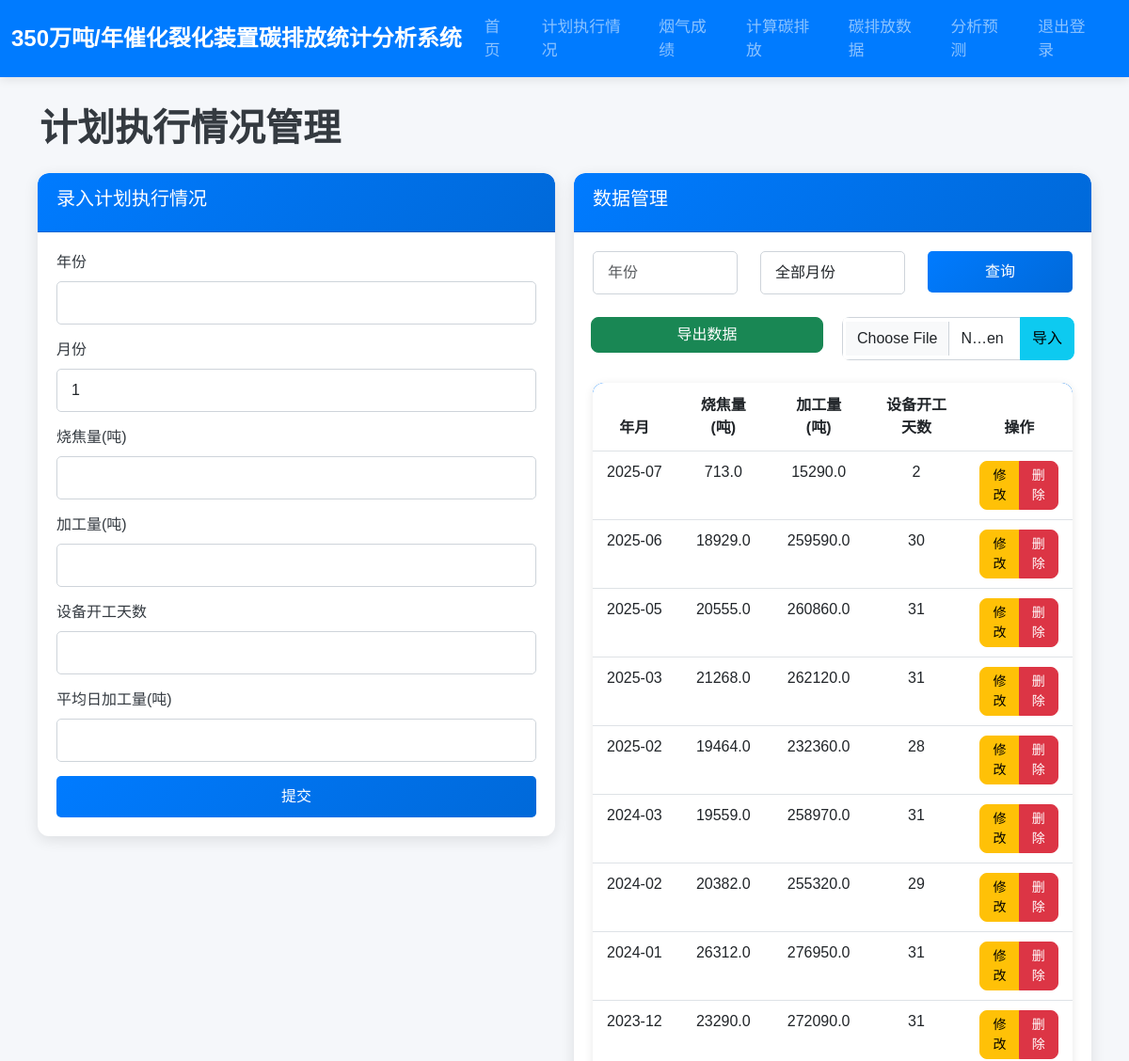
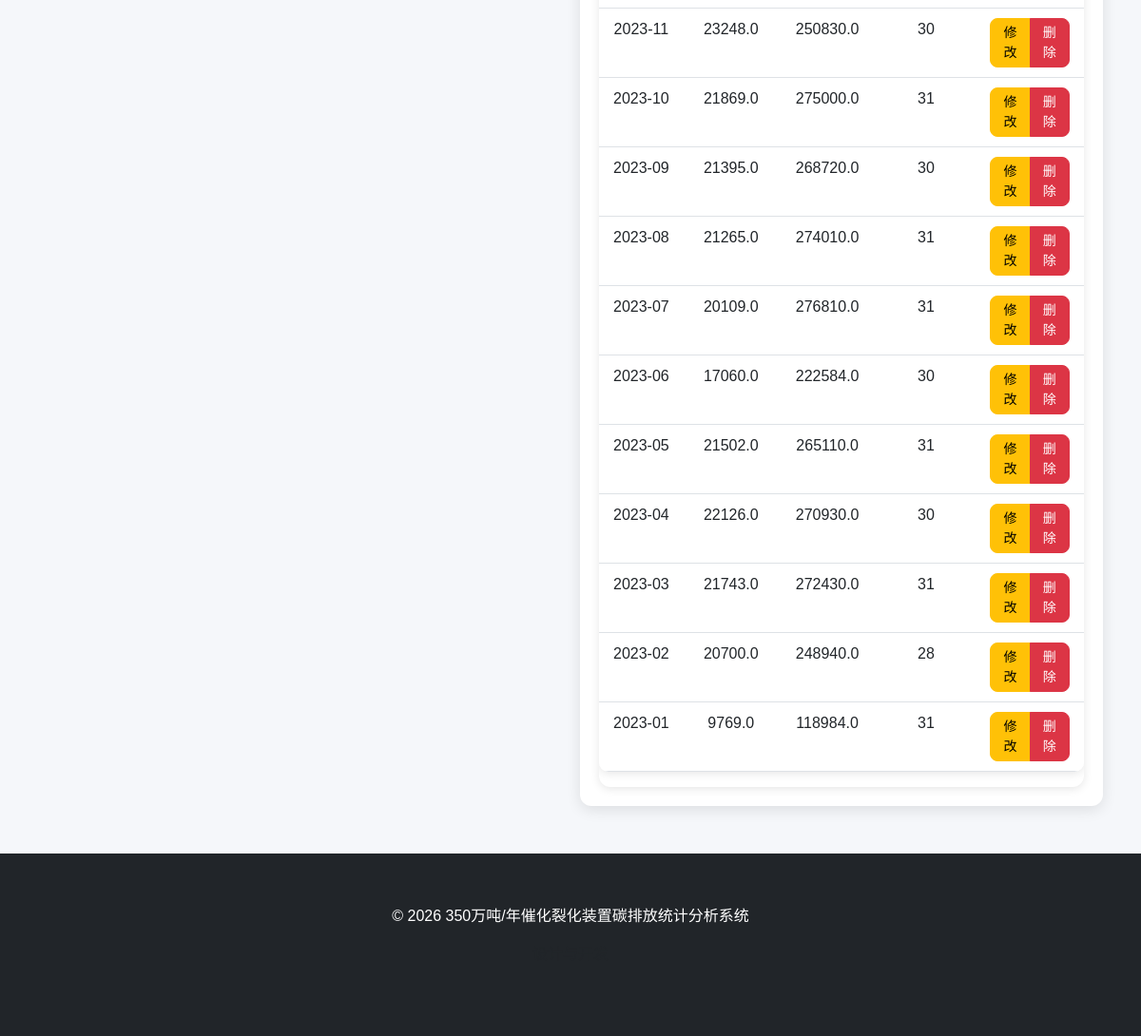
Page /plan_execution (signed in) on the committed database (2 pictures, top to bottom).
### app.py (models this page shows)
class PlanExecution(db.Model):
    id = db.Column(db.Integer, primary_key=True)
    year = db.Column(db.Integer, nullable=False)
    month = db.Column(db.Integer, nullable=False)
    烧焦量 = db.Column(db.Float, nullable=False)
    加工量 = db.Column(db.Float, nullable=True)
    设备开工天数 = db.Column(db.Integer, nullable=True)
    平均日加工量 = db.Column(db.Float, nullable=True)
    created_at = db.Column(db.DateTime, default=datetime.utcnow)

### app.py (the view, shortened to what this page needs)
@app.route('/plan_execution', methods=['GET', 'POST'])
@login_required
def plan_execution():
    form = PlanExecutionForm()
    year = request.args.get('year', type=int)
    month = request.args.get('month', type=int)
    query = PlanExecution.query
    if year and not request.method == 'POST':
        query = query.filter_by(year=year)
    if month and not request.method == 'POST':
        query = query.filter_by(month=month)
    plans = query.order_by(PlanExecution.year.desc(), PlanExecution.month.desc()).all()
    return render_template('plan_execution.html', form=form, plans=plans, year=year, month=month)

### app.py
class PlanExecutionForm(FlaskForm):
    year = IntegerField('年份', validators=[DataRequired(), NumberRange(min=2020, max=2030)])
    month = SelectField('月份', choices=[(str(i), str(i)) for i in range(1, 13)], validators=[DataRequired()])
    烧焦量 = FloatField('烧焦量(吨)', validators=[DataRequired(), NumberRange(min=0)])
    加工量 = FloatField('加工量(吨)', validators=[NumberRange(min=0)])
    设备开工天数 = IntegerField('设备开工天数', validators=[NumberRange(min=0, max=31)])
    平均日加工量 = FloatField('平均日加工量(吨)', validators=[NumberRange(min=0)])
    submit = SubmitField('提交')

### app.py (called while the page is built)
@login_manager.user_loader
def load_user(user_id):
    return User.query.get(int(user_id))

### templates/plan_execution.html (shortened to what this page needs)
{% extends 'base.html' %}
{% block content %}
    <h1 class="mb-4">计划执行情况管理</h1>
    <div class="row">
        <div class="col-md-6">
            <div class="card">
                <div class="card-header">
                    <h2 class="h5">录入计划执行情况</h2>
                </div>
                <div class="card-body">
                    <form method="POST" action="{{ url_for('plan_execution') }}">
                        <div class="form-group">
                            {{ form.year.label(class="form-label") }}
                            {{ form.year(class="form-control") }}
                        </div>
                        <div class="form-group">
                            {{ form.month.label(class="form-label") }}
                            {{ form.month(class="form-control") }}
                        </div>
                        <div class="form-group">
                            {{ form.烧焦量.label(class="form-label") }}
                            {{ form.烧焦量(class="form-control") }}
                        </div>
                        <div class="form-group">
                            {{ form.加工量.label(class="form-label") }}
                            {{ form.加工量(class="form-control") }}
                        </div>
                        <div class="form-group">
                            {{ form.设备开工天数.label(class="form-label") }}
                            {{ form.设备开工天数(class="form-control") }}
                        </div>
                        <div class="form-group">
                            {{ form.平均日加工量.label(class="form-label") }}
                            {{ form.平均日加工量(class="form-control") }}
                        </div>
                        {% if current_user.role == 'admin' %}
                        {{ form.submit(class="btn btn-primary w-100") }}
                        {% endif %}
                    </form>
                </div>
            </div>
        </div>
        <div class="col-md-6">
            <div class="card">
                <div class="card-header">
                    <h2 class="h5">数据管理</h2>
                </div>
                <div class="card-body">
                    <form method="GET" class="mb-4">
                        <div class="row">
                            <div class="col-md-4">
                                <input type="number" name="year" placeholder="年份" class="form-control" value="{{ year }}" min="2000" max="2100">
                            </div>
                            <div class="col-md-4">
                                <select name="month" class="form-control">
                                    <option value="">全部月份</option>
                                </select>
                            </div>
                            <div class="col-md-4">
                                <button type="submit" class="btn btn-primary w-100">查询</button>
                            </div>
                        </div>
                    </form>
                    <div class="row mb-4">
                        <div class="col-md-6">
                            <a href="{{ url_for('export_plan_execution') }}" class="btn btn-success w-100">导出数据</a>
                        </div>
                        {% if current_user.role == 'admin' %}
                        <div class="col-md-6">
                            <form method="POST" action="{{ url_for('import_plan_execution') }}" enctype="multipart/form-data">
                                <div class="input-group">
                                    <input type="file" name="file" class="form-control" accept=".xlsx,.xls">
                                    <button type="submit" class="btn btn-info">导入</button>
                                </div>
                            </form>
                        </div>
                        {% endif %}
                    </div>
                    {% if plans %}
                        <div class="table-responsive">
                            <table class="table">
                                <thead>
                                    <tr>
                                        <th>年月</th>
                                        <th>烧焦量(吨)</th>
                                        <th>加工量(吨)</th>
                                        <th>设备开工天数</th>
                                        <th>操作</th>
                                    </tr>
                                </thead>
                                <tbody>
                                    {% for plan in plans %}
                                        <tr>
                                            <td>{{ plan.year }}-{{ "%02d"|format(plan.month) }}</td>
                                            <td>{{ plan.烧焦量 }}</td>
                                            <td>{{ plan.加工量 or 0 }}</td>
                                            <td>{{ plan.设备开工天数 or 0 }}</td>
                                            <td>
                                                {% if current_user.role == 'admin' %}
                                                <div class="btn-group">
                                                    <a href="{{ url_for('plan_execution', year=plan.year, month=plan.month) }}" class="btn btn-sm btn-warning">修改</a>
                                                    <a href="{{ url_for('delete_plan', id=plan.id) }}" class="btn btn-sm btn-danger" onclick="return confirm('确定要删除吗？');">删除</a>
                                                </div>
                                                {% else %}
                                                <span class="text-muted">无权限</span>
                                                {% endif %}
                                            </td>
                                        </tr>
                                    {% endfor %}
                                </tbody>
                            </table>
                        </div>
                    {% else %}
                        <div class="text-center py-4">
                            <p class="text-muted">暂无数据</p>
                        </div>
                    {% endif %}
                </div>
            </div>
        </div>
    </div>
{% endblock %}

### templates/base.html (style rules this page uses)
:root { --primary-color: #007bff; --secondary-color: #6c757d; --success-color: #28a745; --danger-color: #dc3545; --warning-color: #ffc107; --info-color: #17a2b8; --light-color: #f8f9fa; --dark-color: #343a40; }
body { font-family: 'Microsoft YaHei', Arial, sans-serif; background-color: #f5f7fa; color: #333; }
h1, h2, h3, h4, h5 { color: var(--dark-color); font-weight: 600; }
.card { border: none; border-radius: 12px; box-shadow: 0 4px 15px rgba(0,0,0,0.1); transition: all 0.3s ease; overflow: hidden; }
.card-header { background: linear-gradient(135deg, var(--primary-color), #0069d9); color: white; border-radius: 12px 12px 0 0 !important; padding: 15px 20px; }
.card-body { padding: 20px; }
.form-group { margin-bottom: 15px; }
.form-label { font-weight: 500; color: var(--dark-color); margin-bottom: 8px; display: block; }
.btn { border-radius: 8px; font-weight: 500; transition: all 0.3s ease; }
.table { border-radius: 12px; overflow: hidden; box-shadow: 0 2px 10px rgba(0,0,0,0.1); }
.table thead { background: linear-gradient(135deg, var(--primary-color), #0069d9); color: white; }
.table th { padding: 12px 15px; text-align: center; }
.table td { padding: 10px 15px; text-align: center; }
.table-responsive { border-radius: 12px; overflow: hidden; box-shadow: 0 2px 10px rgba(0,0,0,0.1); }
.input-group { border-radius: 8px; overflow: hidden; }
.form-control { border-radius: 8px; border: 1px solid #ced4da; padding: 10px 15px; transition: all 0.3s ease; }
.row { margin-bottom: 20px; }
h1, h2, h3, h4, h5 { color: var(--dark-color); font-weight: 600; margin-bottom: 20px; }
.col-md-6 { padding: 0 10px; }
.btn-primary { background: linear-gradient(135deg, var(--primary-color), #0069d9); border: none; padding: 10px 20px; border-radius: 5px; font-weight: 500; transition: all 0.3s ease; }
.form-control { border-radius: 5px; border: 1px solid #ced4da; transition: all 0.3s ease; }
.table { border-radius: 10px; overflow: hidden; box-shadow: 0 2px 10px rgba(0,0,0,0.1); }
.table thead { background-color: var(--primary-color); color: white; }
.table tbody tr { transition: all 0.2s ease; }

### rows in the picture
PlanExecution: year "2025", month "07", 烧焦量 "713.0", 加工量 "15290.0", 设备开工天数 "2"
PlanExecution: year "2025", month "06", 烧焦量 "18929.0", 加工量 "259590.0", 设备开工天数 "30"
PlanExecution: year "2025", month "05", 烧焦量 "20555.0", 加工量 "260860.0", 设备开工天数 "31"
PlanExecution: year "2025", month "03", 烧焦量 "21268.0", 加工量 "262120.0", 设备开工天数 "31"
PlanExecution: year "2025", month "02", 烧焦量 "19464.0", 加工量 "232360.0", 设备开工天数 "28"
PlanExecution: year "2024", month "03", 烧焦量 "19559.0", 加工量 "258970.0", 设备开工天数 "31"
PlanExecution: year "2024", month "02", 烧焦量 "20382.0", 加工量 "255320.0", 设备开工天数 "29"
PlanExecution: year "2024", month "01", 烧焦量 "26312.0", 加工量 "276950.0", 设备开工天数 "31"
PlanExecution: year "2023", month "12", 烧焦量 "23290.0", 加工量 "272090.0", 设备开工天数 "31"
PlanExecution: year "2023", month "11", 烧焦量 "23248.0", 加工量 "250830.0", 设备开工天数 "30"
PlanExecution: year "2023", month "10", 烧焦量 "21869.0", 加工量 "275000.0", 设备开工天数 "31"
PlanExecution: year "2023", month "09", 烧焦量 "21395.0", 加工量 "268720.0", 设备开工天数 "30"
PlanExecution: year "2023", month "08", 烧焦量 "21265.0", 加工量 "274010.0", 设备开工天数 "31"
PlanExecution: year "2023", month "07", 烧焦量 "20109.0", 加工量 "276810.0", 设备开工天数 "31"
PlanExecution: year "2023", month "06", 烧焦量 "17060.0", 加工量 "222584.0", 设备开工天数 "30"
PlanExecution: year "2023", month "05", 烧焦量 "21502.0", 加工量 "265110.0", 设备开工天数 "31"
PlanExecution: year "2023", month "04", 烧焦量 "22126.0", 加工量 "270930.0", 设备开工天数 "30"
PlanExecution: year "2023", month "03", 烧焦量 "21743.0", 加工量 "272430.0", 设备开工天数 "31"
PlanExecution: year "2023", month "02", 烧焦量 "20700.0", 加工量 "248940.0", 设备开工天数 "28"
PlanExecution: year "2023", month "01", 烧焦量 "9769.0", 加工量 "118984.0", 设备开工天数 "31"
